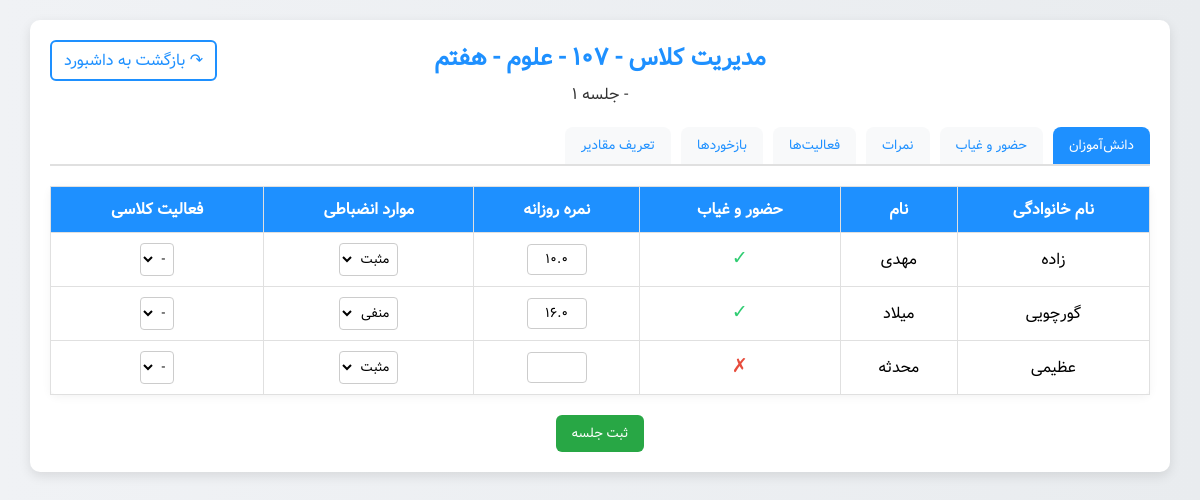
The page /teacher/class/1/ (signed in) on the database its author committed.
### core/models.py (models this page shows, shortened)
class Session(models.Model):
    class_obj = models.ForeignKey(Class, on_delete=models.CASCADE)
    date = models.DateField(default=timezone.now)
    session_number = models.PositiveIntegerField(default=1)
    class Meta:
        unique_together = ('class_obj', 'date')

class StudentSession(models.Model):
    session = models.ForeignKey(Session, on_delete=models.CASCADE)
    student = models.ForeignKey(Student, on_delete=models.CASCADE)
    attendance = models.BooleanField(default=True)
    daily_grade = models.FloatField(null=True, blank=True)
    discipline = models.CharField(max_length=10, choices=[('positive', 'مثبت'), ('negative', 'منفی')], null=True, blank=True)
    activity = models.ForeignKey('ClassActivity', on_delete=models.SET_NULL, null=True, blank=True)
    class Meta:
        unique_together = ('session', 'student')

class Student(models.Model):
    name = models.CharField(max_length=100)
    grade = models.CharField(max_length=10)
    parent = models.ForeignKey('Parent', on_delete=models.CASCADE, null=True, blank=True)
    teacher = models.ForeignKey('Teacher', on_delete=models.CASCADE)
    school = models.ForeignKey('School', on_delete=models.CASCADE)
    student_user = models.ForeignKey('StudentUser', on_delete=models.SET_NULL, null=True, blank=True)
    attendance = models.BooleanField(default=True)

### teacher/views.py (the view)
# urls.py: path('class/<int:class_id>/', views.class_management, name='class_management'),
def class_management(request, class_id):
    if not request.user.is_authenticated:
        return redirect('unified_login')
    teacher = request.user.teacher_profile
    class_obj = Class.objects.get(id=class_id, teacher=teacher)
    today = timezone.now().date()
    session, created = Session.objects.get_or_create(
        class_obj=class_obj,
        date=today,
        defaults={'session_number': 1}
    )
    if created:
        last_session = Session.objects.filter(class_obj=class_obj).exclude(id=session.id).order_by('-session_number').first()
        if last_session:
            session.session_number = last_session.session_number + 1
            session.save()
    student_sessions = []
    for student in class_obj.students.all():
        student_session, _ = StudentSession.objects.get_or_create(
            session=session,
            student=student,
            defaults={'attendance': True, 'daily_grade': None, 'discipline': None}
        )
        student_sessions.append(student_session)
        logger.info(f"Student {student.id} attendance: {student_session.attendance}")
    settings, _ = TeacherSettings.objects.get_or_create(teacher=teacher, class_obj=class_obj)
    activities = ClassActivity.objects.filter(teacher=teacher, class_obj=class_obj)
    jalali_date = jdatetime.date.today().strftime('%Y/%m/%d')
    return render(request, 'teacher/class_management.html', {
        'class_obj': class_obj,
        'student_sessions': student_sessions,
        'session': session,
        'current_date': jalali_date,
        'settings': settings,
        'activities': activities,
    })

### teacher/templatetags/teacher_tags.py (called while the page is built)
@register.filter
def persian_numbers(value):
    persian_digits = {'0': '۰', '1': '۱', '2': '۲', '3': '۳', '4': '۴', '5': '۵', '6': '۶', '7': '۷', '8': '۸', '9': '۹'}
    return ''.join(persian_digits.get(char, char) for char in str(value))

### teacher/templates/teacher/class_management.html (shortened to what this page needs)
{% load static %}
{% load teacher_tags %}
<!DOCTYPE html>
<html lang="fa">
<head>
    <link rel="stylesheet" href="{% static 'teacher/fonts/vazir.css' %}">
</head>
<body>
    <div class="container">
        <div class="header">
            <h1>مدیریت کلاس - {{ class_obj.name }} - {{ class_obj.subject }} - {{ class_obj.grade|persian_numbers }}</h1>
            <div class="session-info">{{ current_date|persian_numbers }} - جلسه {{ session.session_number|persian_numbers }}</div>
        </div>
        <a href="{% url 'teacher_dashboard' %}" class="back-btn">↷ بازگشت به داشبورد</a>
        <div class="tab-bar">
            <button class="tab active" data-tab="students-tab">دانش‌آموزان</button>
            <button class="tab" data-tab="attendance-tab">حضور و غیاب</button>
            <button class="tab" data-tab="grades-tab">نمرات</button>
            <button class="tab" data-tab="activities-tab">فعالیت‌ها</button>
            <button class="tab" data-tab="feedback-tab">بازخوردها</button>
            <button class="tab" data-tab="settings-tab">تعریف مقادیر</button>
        </div>
        <div class="tab-content active" id="students-tab">
            <table class="class-table">
                <thead>
                    <tr>
                        <th>نام خانوادگی</th>
                        <th>نام</th>
                        <th>حضور و غیاب</th>
                        <th>نمره روزانه</th>
                        <th>موارد انضباطی</th>
                        <th>فعالیت کلاسی</th>
                    </tr>
                </thead>
                <tbody id="student-list">
                    {% for student_session in student_sessions %}
                    <tr data-id="{{ student_session.student.id }}" data-name="{{ student_session.student.name }}">
                        <td>{{ student_session.student.name.split|last }}</td>
                        <td>{{ student_session.student.name.split|first }}</td>
                        <td class="attendance-cell">
                            <span class="attendance-icon {% if student_session.attendance %}present{% else %}absent{% endif %}" data-present="{{ student_session.attendance|lower }}">
                                {% if student_session.attendance %}✓{% else %}✗{% endif %}
                            </span>
                        </td>
                        <td>
                            <input type="text" class="grade-input" maxlength="5" value="{% if student_session.daily_grade %}{{ student_session.daily_grade|persian_numbers }}{% endif %}" data-original="{% if student_session.daily_grade %}{{ student_session.daily_grade|persian_numbers }}{% endif %}">
                        </td>
                        <td>
                            <select class="discipline-select" data-original="{{ student_session.discipline|default:'' }}">
                                <option value="positive" {% if student_session.discipline == 'positive' %}selected{% endif %}>مثبت</option>
                                <option value="negative" {% if student_session.discipline == 'negative' %}selected{% endif %}>منفی</option>
                            </select>
                        </td>
                        <td>
                            <select class="activity-select" data-original="{{ student_session.activity.id|default:'' }}">
                                <option value="" {% if not student_session.activity %}selected{% endif %}>-</option>
                            </select>
                        </td>
                    </tr>
                    {% empty %}
                    <tr><td colspan="6">دانش‌آموزی ثبت نشده است.</td></tr>
                    {% endfor %}
                </tbody>
            </table>
            <div style="text-align: center; margin-top: 20px;">
                <button class="session-button" data-class-id="{{ class_obj.id }}">ثبت جلسه</button>
            </div>
        </div>
    </div>
</body>
</html>

### teacher/templates/teacher/class_management.html (style rules this page uses)
body { direction: rtl; font-family: 'Vazir', sans-serif; margin: 0; background: linear-gradient(to right, #f0f2f5, #e9ecef); min-height: 100vh; }
.container { background: white; padding: 20px; border-radius: 10px; box-shadow: 0 4px 12px rgba(0, 0, 0, 0.1); max-width: 1100px; margin: 20px auto; position: relative; }
.header { text-align: center; margin-bottom: 20px; }
.header h1 { color: #1e90ff; margin: 0; font-size: 24px; font-family: 'Vazir', sans-serif; }
.session-info { color: #333; font-size: 16px; margin-top: 5px; }
.back-btn { position: absolute; top: 20px; left: 20px; color: #1e90ff; text-decoration: none; padding: 6px 12px; border: 2px solid #1e90ff; border-radius: 6px; font-family: 'Vazir', sans-serif; transition: all 0.3s ease; }
.tab-bar { display: flex; gap: 10px; margin-bottom: 20px; border-bottom: 2px solid #e0e0e0; }
.tab { padding: 8px 16px; background: #f8f9fa; color: #1e90ff; border: none; border-radius: 8px 8px 0 0; cursor: pointer; font-family: 'Vazir', sans-serif; transition: all 0.3s ease; }
.tab.active { background: #1e90ff; color: white; }
.tab-content { display: none; }
.tab-content.active { display: block; }
.class-table { width: 100%; border-collapse: collapse; background: white; border-radius: 8px; box-shadow: 0 2px 10px rgba(0, 0, 0, 0.05); }
th, td { padding: 10px; border: 1px solid #e0e0e0; text-align: center; font-family: 'Vazir', sans-serif; }
th { background: #1e90ff; color: white; font-weight: 600; }
.attendance-cell { cursor: pointer; }
.attendance-icon { font-size: 1.2em; display: inline-block; width: 20px; height: 20px; line-height: 20px; transition: color 0.3s ease; }
.attendance-icon.present { color: #2ecc71; }
.attendance-icon.absent { color: #e74c3c; }
.grade-input { width: 50px; padding: 4px; border: 1px solid #ccc; border-radius: 4px; font-family: 'Vazir', sans-serif; direction: ltr; text-align: center; }
.discipline-select, .activity-select { padding: 4px; border: 1px solid #ccc; border-radius: 4px; font-family: 'Vazir', sans-serif; background: white; }
.session-button { padding: 8px 16px; background: #28a745; color: white; border: none; border-radius: 6px; cursor: pointer; font-family: 'Vazir', sans-serif; transition: background 0.3s ease; }

### rows shown on the page
Session: session_number|persian_numbers "۱"
StudentSession: student.name.split|last "زاده", student.name.split|first "مهدی", daily_grade|persian_numbers "۱۰.۰", discipline "مثبت", activity "-"
StudentSession: student.name.split|last "گورچویی", student.name.split|first "میلاد", daily_grade|persian_numbers "۱۶.۰", discipline "منفی", activity "-"
StudentSession: student.name.split|last "عظیمی", student.name.split|first "محدثه", discipline "مثبت", activity "-"
